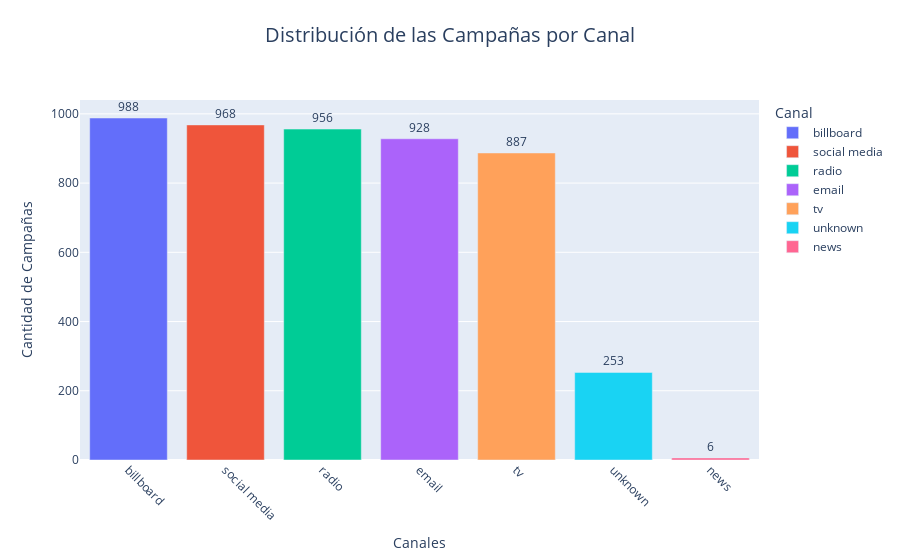

Here is the notebook cell this chart was saved with:
### Code cell
# Contar el número de entradas por 'Channel'
channel_counts = df2['Channel'].value_counts().reset_index()
channel_counts.columns = ['Channel', 'Count']

# Crear el gráfico de barras
fig = px.bar(
    channel_counts,
    x='Channel',
    y='Count',
    title='Distribución de las Campañas por Canal',
    labels={
        'Channel': 'Canal',
        'Count': 'Cantidad de Campañas'
    },
    color='Channel',
    text='Count'  # Añade etiquetas con los valores
)

# Mejorar la visualización
fig.update_traces(texttemplate='%{text}', textposition='outside')
fig.update_layout(
    uniformtext_minsize=8,
    uniformtext_mode='hide',
    xaxis_title='Canales',
    yaxis_title='Cantidad de Campañas',
    title={
        'y':0.95,
        'x':0.5,
        'xanchor': 'center',
        'yanchor': 'top'
    },
    title_font_size=20
)

# Rotar etiquetas del eje X para mejor legibilidad
fig.update_xaxes(tickangle=45)

# Mostrar el gráfico
fig.show()

### Figure 1 — Plotly figure (JSON) as saved in the notebook; plotly's stock layout.template omitted (floating-point values rounded to 4 significant figures)
{"data": [{"alignmentgroup": "True", "hovertemplate": "Canal=%{x}<br>Cantidad de Campañas=%{text}<extra></extra>", "legendgroup": "billboard", "marker": {"color": "#636efa", "pattern": {"shape": ""}}, "name": "billboard", "offsetgroup": "billboard", "orientation": "v", "showlegend": true, "text": [988], "textposition": "outside", "texttemplate": "%{text}", "type": "bar", "x": ["billboard"], "xaxis": "x", "y": [988], "yaxis": "y"}, {"alignmentgroup": "True", "hovertemplate": "Canal=%{x}<br>Cantidad de Campañas=%{text}<extra></extra>", "legendgroup": "social media", "marker": {"color": "#EF553B", "pattern": {"shape": ""}}, "name": "social media", "offsetgroup": "social media", "orientation": "v", "showlegend": true, "text": [968], "textposition": "outside", "texttemplate": "%{text}", "type": "bar", "x": ["social media"], "xaxis": "x", "y": [968], "yaxis": "y"}, {"alignmentgroup": "True", "hovertemplate": "Canal=%{x}<br>Cantidad de Campañas=%{text}<extra></extra>", "legendgroup": "radio", "marker": {"color": "#00cc96", "pattern": {"shape": ""}}, "name": "radio", "offsetgroup": "radio", "orientation": "v", "showlegend": true, "text": [956], "textposition": "outside", "texttemplate": "%{text}", "type": "bar", "x": ["radio"], "xaxis": "x", "y": [956], "yaxis": "y"}, {"alignmentgroup": "True", "hovertemplate": "Canal=%{x}<br>Cantidad de Campañas=%{text}<extra></extra>", "legendgroup": "email", "marker": {"color": "#ab63fa", "pattern": {"shape": ""}}, "name": "email", "offsetgroup": "email", "orientation": "v", "showlegend": true, "text": [928], "textposition": "outside", "texttemplate": "%{text}", "type": "bar", "x": ["email"], "xaxis": "x", "y": [928], "yaxis": "y"}, {"alignmentgroup": "True", "hovertemplate": "Canal=%{x}<br>Cantidad de Campañas=%{text}<extra></extra>", "legendgroup": "tv", "marker": {"color": "#FFA15A", "pattern": {"shape": ""}}, "name": "tv", "offsetgroup": "tv", "orientation": "v", "showlegend": true, "text": [887], "textposition": "outside", "texttemplate": "%{text}", "type": "bar", "x": ["tv"], "xaxis": "x", "y": [887], "yaxis": "y"}, {"alignmentgroup": "True", "hovertemplate": "Canal=%{x}<br>Cantidad de Campañas=%{text}<extra></extra>", "legendgroup": "unknown", "marker": {"color": "#19d3f3", "pattern": {"shape": ""}}, "name": "unknown", "offsetgroup": "unknown", "orientation": "v", "showlegend": true, "text": [253], "textposition": "outside", "texttemplate": "%{text}", "type": "bar", "x": ["unknown"], "xaxis": "x", "y": [253], "yaxis": "y"}, {"alignmentgroup": "True", "hovertemplate": "Canal=%{x}<br>Cantidad de Campañas=%{text}<extra></extra>", "legendgroup": "news", "marker": {"color": "#FF6692", "pattern": {"shape": ""}}, "name": "news", "offsetgroup": "news", "orientation": "v", "showlegend": true, "text": [6], "textposition": "outside", "texttemplate": "%{text}", "type": "bar", "x": ["news"], "xaxis": "x", "y": [6], "yaxis": "y"}], "layout": {"barmode": "relative", "legend": {"title": {"text": "Canal"}, "tracegroupgap": 0}, "title": {"font": {"size": 20}, "text": "Distribución de las Campañas por Canal", "x": 0.5, "xanchor": "center", "y": 0.95, "yanchor": "top"}, "uniformtext": {"minsize": 8, "mode": "hide"}, "xaxis": {"anchor": "y", "categoryarray": ["billboard", "social media", "radio", "email", "tv", "unknown", "news"], "categoryorder": "array", "domain": [0, 1], "tickangle": 45, "title": {"text": "Canales"}}, "yaxis": {"anchor": "x", "domain": [0, 1], "title": {"text": "Cantidad de Campañas"}}}}
